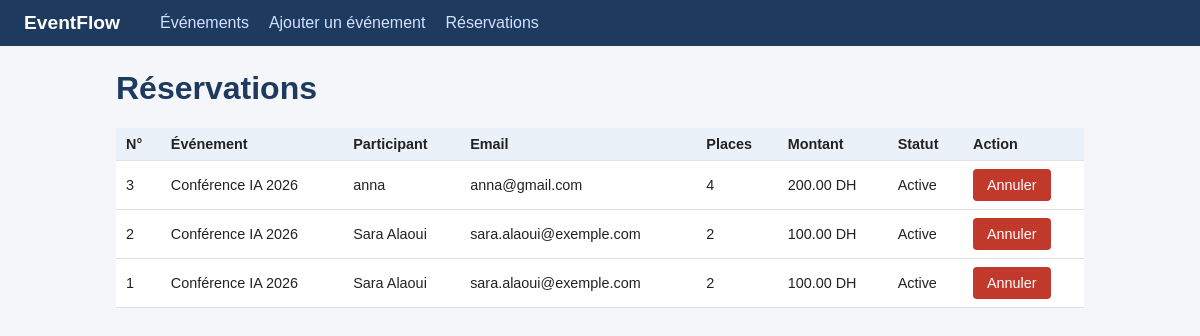
The app's page /reservations with its own data.
### tables this page shows
CREATE TABLE reservations (
            id INTEGER PRIMARY KEY AUTOINCREMENT,
            event_id INTEGER NOT NULL,
            full_name TEXT NOT NULL,
            email TEXT NOT NULL,
            places INTEGER NOT NULL CHECK (places > 0),
            status TEXT NOT NULL DEFAULT 'ACTIVE',
            FOREIGN KEY (event_id) REFERENCES events(id) ON DELETE CASCADE
        );

CREATE TABLE events (
            id INTEGER PRIMARY KEY AUTOINCREMENT,
            title TEXT NOT NULL,
            location TEXT NOT NULL,
            event_date TEXT NOT NULL,
            capacity INTEGER NOT NULL CHECK (capacity > 0),
            price REAL NOT NULL DEFAULT 0 CHECK (price >= 0)
        );

### app.py (the view)
@app.route("/reservations")
def reservations():
    return render_template("reservations.html", reservations=services.list_reservations())

### database.py (called while the page is built)
def get_connection():
    conn = sqlite3.connect(DB_NAME)
    conn.row_factory = sqlite3.Row
    conn.execute("PRAGMA foreign_keys = ON")
    return conn

def query(sql, params=()):
    conn = get_connection()
    try:
        return conn.execute(sql, params).fetchall()
    finally:
        conn.close()

### services.py (called while the page is built)
def list_reservations():
    return database.query("""
        SELECT r.id, r.full_name, r.email, r.places, r.status,
               e.title AS event_title, e.price * r.places AS total
        FROM reservations r
        JOIN events e ON e.id = r.event_id
        ORDER BY r.id DESC
    """)

### templates/reservations.html
{% extends "base.html" %}
{% block content %}
<h1>Réservations</h1>
<table>
    <tr>
        <th>N°</th>
        <th>Événement</th>
        <th>Participant</th>
        <th>Email</th>
        <th>Places</th>
        <th>Montant</th>
        <th>Statut</th>
        <th>Action</th>
    </tr>
    {% for r in reservations %}
    <tr>
        <td>{{ r.id }}</td>
        <td>{{ r.event_title }}</td>
        <td>{{ r.full_name }}</td>
        <td>{{ r.email }}</td>
        <td>{{ r.places }}</td>
        <td>{{ '%.2f'|format(r.total) }} DH</td>
        <td>{{ 'Active' if r.status == 'ACTIVE' else 'Annulée' }}</td>
        <td>
            {% if r.status == 'ACTIVE' %}
            <form class="inline" method="post" action="{{ url_for('cancel',
reservation_id=r.id) }}" onsubmit="return confirm('Annuler cette réservation ?')">
                <button class="danger">Annuler</button>
            </form>
            {% endif %}
        </td>
    </tr>
    {% else %}
    <tr>
        <td colspan="8">Aucune réservation.</td>
    </tr>
    {% endfor %}
</table>
{% endblock %}

### static/style.css (style rules this page uses)
* { box-sizing: border-box; }
body { font-family: Arial, sans-serif; margin: 0; background: #f4f6f9; color: #222; }
h1 { color: #1f3a5f; }
button, .btn { background: #2e7d9a; color: #fff; border: 0; padding: 8px 14px; border-radius: 4px; cursor: pointer; text-decoration: none; font-size: .9rem; display: inline-block; }
button { margin-top: 12px; }
table button, table .btn { margin-top: 0; }
button.danger { background: #c0392b; }
form.inline { display: inline; }
table { width: 100%; border-collapse: collapse; background: #fff; }
th, td { padding: 8px 10px; border-bottom: 1px solid #e3e3e3; text-align: left; font-size: .9rem; }
th { background: #eaf1f8; }

### records on screen
reservations: id "3", event_title "Conférence IA 2026", full_name "anna", email "anna@gmail.com", places "4", total "200.00", status "Active"
reservations: id "2", event_title "Conférence IA 2026", full_name "Sara Alaoui", email "sara.alaoui@exemple.com", places "2", total "100.00", status "Active"
reservations: id "1", event_title "Conférence IA 2026", full_name "Sara Alaoui", email "sara.alaoui@exemple.com", places "2", total "100.00", status "Active"
